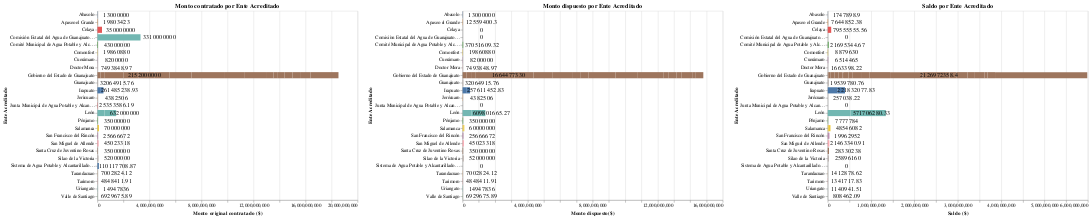

Notebook cell for this chart:
### Code cell
#Concatenación de los gráficos anteriores de barras y de texto (1), (2) y (3)
alt.hconcat(c, gamma, dseta)
